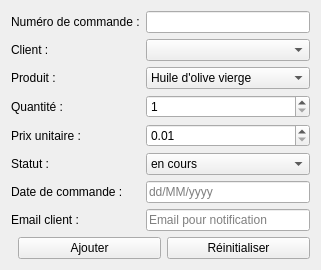
                    <widget class="QWidget" name="tabAjouter_cmd">
                      <attribute name="title">
                        <string>Ajouter une commande</string>
                      </attribute>
                      <layout class="QVBoxLayout" name="verticalLayout_ajouter_cmd">
                        <item>
                          <layout class="QGridLayout" name="grid_ajouter_cmd">
                            <item row="0" column="0">
                              <widget class="QLabel" name="labelNumCommande">
                                <property name="text">
                                  <string>Numéro de commande :</string>
                                </property>
                              </widget>
                            </item>
                            <item row="0" column="1">
                              <widget class="QLineEdit" name="lineNumCommande" />
                            </item>
                            <item row="1" column="0">
                              <widget class="QLabel" name="labelClient">
                                <property name="text">
                                  <string>Client :</string>
                                </property>
                              </widget>
                            </item>
                            <item row="1" column="1">
                              <widget class="QComboBox" name="comboClient">
                                <property name="placeholderText">
                                  <string>Sélectionnez un client</string>
                                </property>
                              </widget>
                            </item>
                            <item row="2" column="0">
                              <widget class="QLabel" name="labelProduit">
                                <property name="text">
                                  <string>Produit :</string>
                                </property>
                              </widget>
                            </item>
                            <item row="2" column="1">
                              <widget class="QComboBox" name="comboLibelle">
                                <item>
                                  <property name="text">
                                    <string>Huile d'olive vierge</string>
                                  </property>
                                </item>
                                <item>
                                  <property name="text">
                                    <string>Huile d'olive extra vierge</string>
                                  </property>
                                </item>
                                <item>
                                  <property name="text">
                                    <string>Huile d'olive bio</string>
                                  </property>
                                </item>
                                <item>
                                  <property name="text">
                                    <string>Huile d'argan</string>
                                  </property>
                                </item>
                                <item>
                                  <property name="text">
                                    <string>Huile de tournesol</string>
                                  </property>
                                </item>
                              </widget>
                            </item>
                            <item row="3" column="0">
                              <widget class="QLabel" name="labelQuantite">
                                <property name="text">
                                  <string>Quantité :</string>
                                </property>
                              </widget>
                            </item>
                            <item row="3" column="1">
                              <widget class="QSpinBox" name="spinQuantite">
                                <property name="minimum">
                                  <number>1</number>
                                </property>
                                <property name="maximum">
                                  <number>99999</number>
                                </property>
                              </widget>
                            </item>
                            <item row="4" column="0">
                              <widget class="QLabel" name="labelPrix">
                                <property name="text">
                                  <string>Prix unitaire :</string>
                                </property>
                              </widget>
                            </item>
                            <item row="4" column="1">
                              <widget class="QDoubleSpinBox" name="spinPrix">
                                <property name="minimum">
                                  <double>0.01</double>
                                </property>
                                <property name="maximum">
                                  <double>999999.99</double>
                                </property>
                              </widget>
                            </item>
                            <item row="5" column="0">
                              <widget class="QLabel" name="labelStatut">
                                <property name="text">
                                  <string>Statut :</string>
                                </property>
                              </widget>
                            </item>
                            <item row="5" column="1">
                              <widget class="QComboBox" name="comboStatut">
                                <item>
                                  <property name="text">
                                    <string>en cours</string>
                                  </property>
                                </item>
                                <item>
                                  <property name="text">
                                    <string>validee</string>
                                  </property>
                                </item>
                                <item>
                                  <property name="text">
                                    <string>prete</string>
                                  </property>
                                </item>
                                <item>
                                  <property name="text">
                                    <string>annulee</string>
                                  </property>
                                </item>
                              </widget>
                            </item>
                            <item row="6" column="0">
                              <widget class="QLabel" name="labelDate">
                                <property name="text">
                                  <string>Date de commande :</string>
                                </property>
                              </widget>
                            </item>
                            <item row="6" column="1">
                              <widget class="QLineEdit" name="lineDate">
                                <property name="placeholderText">
                                  <string>dd/MM/yyyy</string>
                                </property>
                              </widget>
                            </item>
                            <item row="7" column="0">
                              <widget class="QLabel" name="labelEmail">
                                <property name="text">
                                  <string>Email client :</string>
                                </property>
                              </widget>
                            </item>
                            <item row="7" column="1">
                              <widget class="QLineEdit" name="lineEmail">
                                <property name="placeholderText">
                                  <string>Email pour notification</string>
                                </property>
                              </widget>
                            </item>
                          </layout>
                        </item>
                        <item>
                          <layout class="QHBoxLayout" name="hButtonsAjouter_cmd">
                            <item>
                              <spacer name="horizontalSpacer_ajouter">
                                <property name="orientation">
                                  <enum>Qt::Horizontal</enum>
                                </property>
                              </spacer>
                            </item>
                            <item>
                              <widget class="QPushButton" name="btnAjouter_cmd">
                                <property name="text">
                                  <string>Ajouter</string>
                                </property>
                              </widget>
                            </item>
                            <item>
                              <widget class="QPushButton" name="btnResetAjouter">
                                <property name="text">
                                  <string>Réinitialiser</string>
                                </property>
                              </widget>
                            </item>
                          </layout>
                        </item>
                      </layout>
                    </widget>
